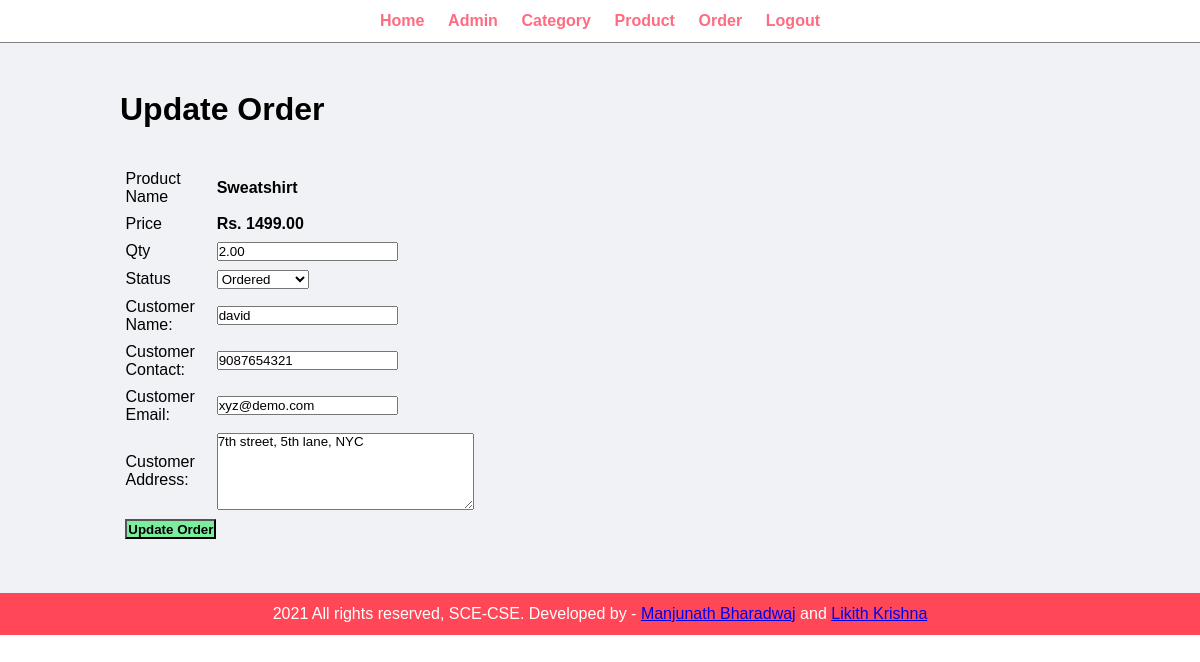
/admin/update-order.php?id=7 (signed in), run on the app's committed database.
### tables this page shows
CREATE TABLE `tbl_order` (
  `id` int(11) NOT NULL,
  `product` varchar(100) NOT NULL,
  `price` varchar(255) NOT NULL,
  `qty` decimal(10,2) NOT NULL,
  `total` varchar(255) NOT NULL,
  `order_date` datetime NOT NULL,
  `status` varchar(50) NOT NULL,
  `customer_name` varchar(100) NOT NULL,
  `customer_contact` varchar(15) NOT NULL,
  `customer_email` varchar(150) NOT NULL,
  `customer_address` varchar(255) NOT NULL
);

### admin/update-order.php (the view, shortened to what this page needs)
<?php include('partials/menu.php'); ?>
<div class="main-content">
    <div class="wrapper">
        <h1>Update Order</h1>
        <br><br>
        <?php
            if(isset($_GET['id']))
            {
                $id=$_GET['id'];
                $sql = "SELECT * FROM tbl_order WHERE id=$id";
                $res = mysqli_query($conn, $sql);
                $count = mysqli_num_rows($res);
                if($count==1)
                {
                    $row=mysqli_fetch_assoc($res);
                    $product = $row['product'];
                    $price = $row['price'];
                    $qty = $row['qty'];
                    $status = $row['status'];
                    $customer_name = $row['customer_name'];
                    $customer_contact = $row['customer_contact'];
                    $customer_email = $row['customer_email'];
                    $customer_address= $row['customer_address'];
                }
                else
                {
                    header('location:'.SITEURL.'admin/manage-order.php');
                }
            }
            else
            {
                header('location:'.SITEURL.'admin/manage-order.php');
            }
        ?>
        <form action="" method="POST">
            <table class="tbl-30">
                <tr>
                    <td>Product Name</td>
                    <td><b> <?php echo $product; ?> </b></td>
                </tr>
                <tr>
                    <td>Price</td>
                    <td>
                        <b> Rs. <?php echo $price; ?></b>
                    </td>
                </tr>
                <tr>
                    <td>Qty</td>
                    <td>
                        <input type="number" name="qty" value="<?php echo $qty; ?>">
                    </td>
                </tr>
                <tr>
                    <td>Status</td>
                    <td>
                        <select name="status">
                            <option <?php if($status=="Ordered"){echo "selected";} ?> value="Ordered">Ordered</option>
                        </select>
                    </td>
                </tr>
                <tr>
                    <td>Customer Name: </td>
                    <td>
                        <input type="text" name="customer_name" value="<?php echo $customer_name; ?>">
                    </td>
                </tr>
                <tr>
                    <td>Customer Contact: </td>
                    <td>
                        <input type="text" name="customer_contact" value="<?php echo $customer_contact; ?>">
                    </td>
                </tr>
                <tr>
                    <td>Customer Email: </td>
                    <td>
                        <input type="text" name="customer_email" value="<?php echo $customer_email; ?>">
                    </td>
                </tr>
                <tr>
                    <td>Customer Address: </td>
                    <td>
                        <textarea name="customer_address" cols="30" rows="5"><?php echo $customer_address; ?></textarea>
                    </td>
                </tr>
                <tr>
                    <td clospan="2">
                        <input type="submit" name="submit" value="Update Order" class="btn-secondary">
                    </td>
                </tr>
            </table>
        </form>
    </div>
</div>
<?php include('partials/footer.php'); ?>

### css/admin.css (style rules this page uses)
* { margin: 0; padding: 0; font-family: Arial, Helvetica, sans-serif; }
.wrapper { padding: 1%; width: 80%; margin: 0 auto; }
.tbl-30 { width: 30%; }
table tr td { padding: 1%; }
.btn-secondary { background-color: #7bed9f; padding: 1%; color: black; text-decoration: none; font-weight: bold; }
.main-content { background-color: #f1f2f6; padding: 3% 0; }

### data on the page
tbl_order: product "Sweatshirt", price "1499.00", qty "2.00", status "Ordered", customer_name "david", customer_contact "9087654321", customer_email "xyz@demo.com", customer_address "7th street, 5th lane, NYC"
